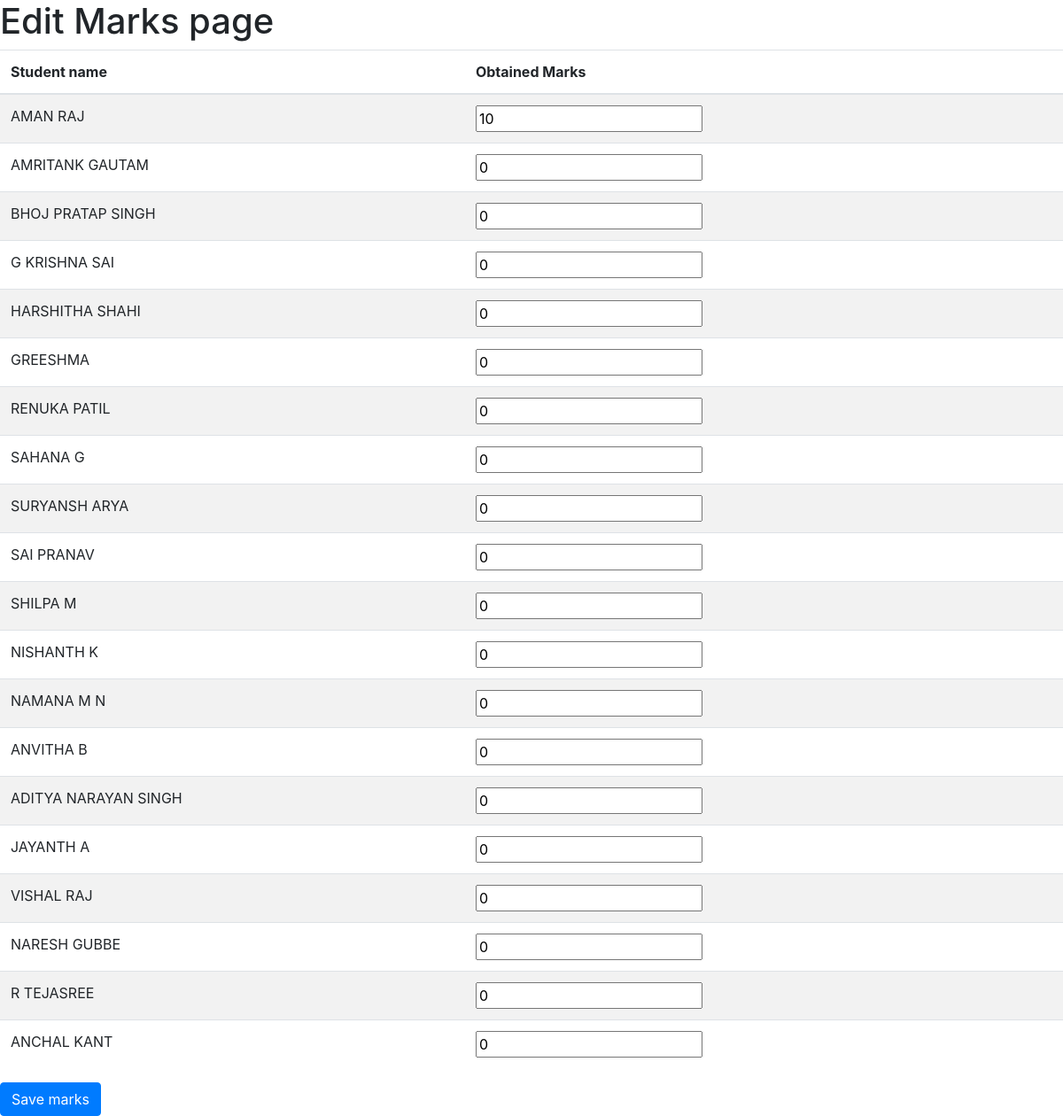
Page /academic/edit_marks/1/3/1/9 on the committed database.
### academic/models.py (models this page shows, shortened)
class marks(models.Model):
    test_id = models.ForeignKey(test,on_delete=models.CASCADE)
    student = models.ForeignKey(User,on_delete=models.CASCADE)
    marks_obtained = models.IntegerField(default=0)

### academic/views.py (the view)
# urls.py: path('edit_marks/<int:class_id>/<int:subject_id>/<int:exam_id>/<int:test_id>',views.edit_marks,name='edit_marks'),
def edit_marks(request,class_id,subject_id,exam_id,test_id):
    sclass = sub_class.objects.get(id=class_id)
    students_marked = list(marks.objects.filter(test_id__id=test_id))
    return render(request,'edit_marks.html',{'students_marked':students_marked,'class_id':class_id,'subject_id':subject_id,'exam_id':exam_id})

### academic/templates/edit_marks.html (shortened to what this page needs)
{% extends "base.html" %}
{% block content %}
<h1>Edit Marks page</h1>
<form action="{% url 'academic:save_marks' %}" method="post">
    <table class="table table-striped">
          <thead>
            <tr>
              <th>Student name</th>
              <th>Obtained Marks</th>
            </tr>
          </thead>
          <tbody>
            {% for i in students_marked %}
            <tr>
              <td>{{i.student.first_name}}</td>
              <td>
                <input type="number" name="{{i.student.username}}" value="{{i.marks_obtained}}">
              </td>
            </tr>
            {% endfor %}
          </tbody>
        </table>
        <input type="submit" value="Save marks" class="btn btn-primary">
</form>
{% endblock %}

### rows in the picture
marks: student.first_name "AMAN RAJ", marks_obtained "10"
marks: student.first_name "AMRITANK GAUTAM", marks_obtained "0"
marks: student.first_name "BHOJ PRATAP SINGH", marks_obtained "0"
marks: student.first_name "G KRISHNA SAI", marks_obtained "0"
marks: student.first_name "HARSHITHA SHAHI", marks_obtained "0"
marks: student.first_name "GREESHMA", marks_obtained "0"
marks: student.first_name "RENUKA PATIL", marks_obtained "0"
marks: student.first_name "SAHANA G", marks_obtained "0"
marks: student.first_name "SURYANSH ARYA", marks_obtained "0"
marks: student.first_name "SAI PRANAV", marks_obtained "0"
marks: student.first_name "SHILPA M", marks_obtained "0"
marks: student.first_name "NISHANTH K", marks_obtained "0"
marks: student.first_name "NAMANA M N", marks_obtained "0"
marks: student.first_name "ANVITHA B", marks_obtained "0"
marks: student.first_name "ADITYA NARAYAN SINGH", marks_obtained "0"
marks: student.first_name "JAYANTH A", marks_obtained "0"
marks: student.first_name "VISHAL RAJ", marks_obtained "0"
marks: student.first_name "NARESH GUBBE", marks_obtained "0"
marks: student.first_name "R TEJASREE", marks_obtained "0"
marks: student.first_name "ANCHAL KANT", marks_obtained "0"
